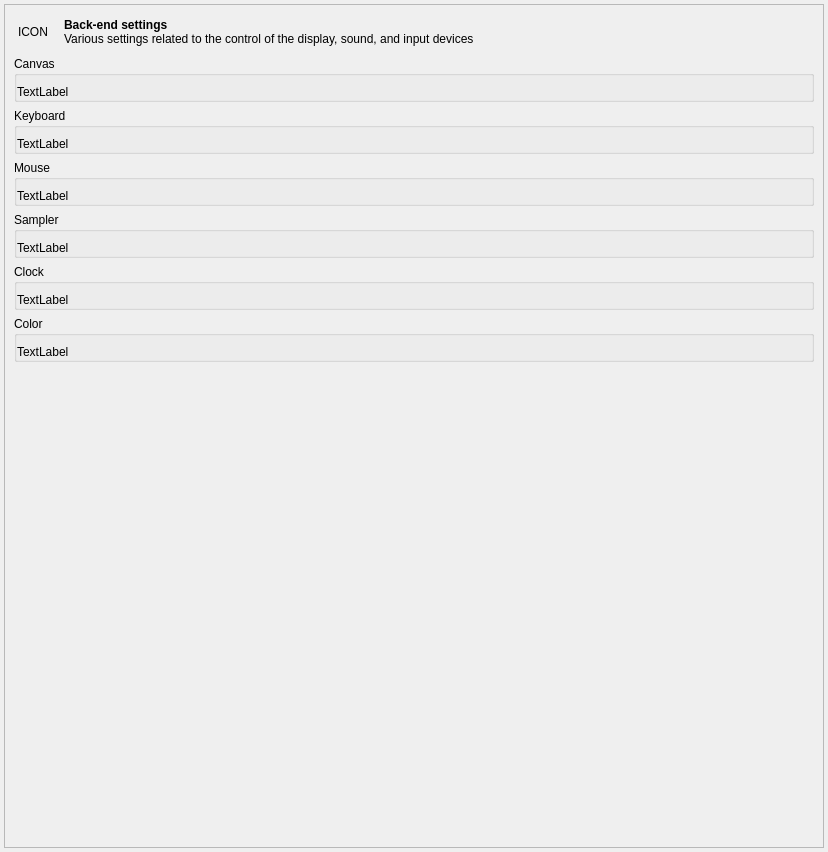
<?xml version="1.0" encoding="UTF-8"?>
<ui version="4.0">
 <class>widget_backend_settings</class>
 <widget class="QWidget" name="widget_backend_settings">
  <property name="geometry">
   <rect>
    <x>0</x>
    <y>0</y>
    <width>828</width>
    <height>852</height>
   </rect>
  </property>
  <property name="windowTitle">
   <string>Form</string>
  </property>
  <layout class="QVBoxLayout" name="verticalLayout">
   <property name="leftMargin">
    <number>4</number>
   </property>
   <property name="topMargin">
    <number>4</number>
   </property>
   <property name="rightMargin">
    <number>4</number>
   </property>
   <property name="bottomMargin">
    <number>4</number>
   </property>
   <item>
    <widget class="QScrollArea" name="scrollarea_backend_settings">
     <property name="widgetResizable">
      <bool>true</bool>
     </property>
     <widget class="QWidget" name="scrollAreaWidgetContents">
      <property name="geometry">
       <rect>
        <x>0</x>
        <y>0</y>
        <width>816</width>
        <height>840</height>
       </rect>
      </property>
      <layout class="QVBoxLayout" name="verticalLayout_7">
       <item>
        <widget class="QWidget" name="widget_2" native="true">
         <layout class="QHBoxLayout" name="horizontalLayout">
          <property name="spacing">
           <number>16</number>
          </property>
          <property name="leftMargin">
           <number>4</number>
          </property>
          <property name="topMargin">
           <number>4</number>
          </property>
          <property name="rightMargin">
           <number>4</number>
          </property>
          <property name="bottomMargin">
           <number>4</number>
          </property>
          <item>
           <widget class="QLabel" name="label_backend_icon">
            <property name="sizePolicy">
             <sizepolicy hsizetype="Fixed" vsizetype="Fixed">
              <horstretch>0</horstretch>
              <verstretch>0</verstretch>
             </sizepolicy>
            </property>
            <property name="text">
             <string>ICON</string>
            </property>
           </widget>
          </item>
          <item>
           <widget class="QLabel" name="label_2">
            <property name="text">
             <string>&lt;b&gt;Back-end settings&lt;/b&gt;&lt;br /&gt;
Various settings related to the control of the display, sound, and input devices</string>
            </property>
           </widget>
          </item>
         </layout>
        </widget>
       </item>
       <item>
        <widget class="QGroupBox" name="group_canvas">
         <property name="title">
          <string>Canvas</string>
         </property>
         <layout class="QVBoxLayout" name="layout_canvas">
          <property name="leftMargin">
           <number>0</number>
          </property>
          <property name="rightMargin">
           <number>0</number>
          </property>
          <property name="bottomMargin">
           <number>0</number>
          </property>
          <item>
           <widget class="QLabel" name="label_canvas">
            <property name="text">
             <string>TextLabel</string>
            </property>
           </widget>
          </item>
         </layout>
        </widget>
       </item>
       <item>
        <widget class="QGroupBox" name="group_keyboard">
         <property name="title">
          <string>Keyboard</string>
         </property>
         <layout class="QVBoxLayout" name="layout_keyboard">
          <property name="leftMargin">
           <number>0</number>
          </property>
          <property name="rightMargin">
           <number>0</number>
          </property>
          <property name="bottomMargin">
           <number>0</number>
          </property>
          <item>
           <widget class="QLabel" name="label_keyboard">
            <property name="text">
             <string>TextLabel</string>
            </property>
           </widget>
          </item>
         </layout>
        </widget>
       </item>
       <item>
        <widget class="QGroupBox" name="group_mouse">
         <property name="title">
          <string>Mouse</string>
         </property>
         <layout class="QVBoxLayout" name="layout_mouse">
          <property name="leftMargin">
           <number>0</number>
          </property>
          <property name="rightMargin">
           <number>0</number>
          </property>
          <property name="bottomMargin">
           <number>0</number>
          </property>
          <item>
           <widget class="QLabel" name="label_mouse">
            <property name="text">
             <string>TextLabel</string>
            </property>
           </widget>
          </item>
         </layout>
        </widget>
       </item>
       <item>
        <widget class="QGroupBox" name="group_sampler">
         <property name="title">
          <string>Sampler</string>
         </property>
         <layout class="QVBoxLayout" name="layout_sampler">
          <property name="leftMargin">
           <number>0</number>
          </property>
          <property name="rightMargin">
           <number>0</number>
          </property>
          <property name="bottomMargin">
           <number>0</number>
          </property>
          <item>
           <widget class="QLabel" name="label_sampler">
            <property name="text">
             <string>TextLabel</string>
            </property>
           </widget>
          </item>
         </layout>
        </widget>
       </item>
       <item>
        <widget class="QGroupBox" name="group_clock">
         <property name="title">
          <string>Clock</string>
         </property>
         <layout class="QVBoxLayout" name="layout_clock">
          <property name="leftMargin">
           <number>0</number>
          </property>
          <property name="rightMargin">
           <number>0</number>
          </property>
          <property name="bottomMargin">
           <number>0</number>
          </property>
          <item>
           <widget class="QLabel" name="label_clock">
            <property name="text">
             <string>TextLabel</string>
            </property>
           </widget>
          </item>
         </layout>
        </widget>
       </item>
       <item>
        <widget class="QGroupBox" name="group_color">
         <property name="title">
          <string>Color</string>
         </property>
         <layout class="QVBoxLayout" name="layout_color">
          <property name="leftMargin">
           <number>0</number>
          </property>
          <property name="rightMargin">
           <number>0</number>
          </property>
          <property name="bottomMargin">
           <number>0</number>
          </property>
          <item>
           <widget class="QLabel" name="label_color">
            <property name="text">
             <string>TextLabel</string>
            </property>
           </widget>
          </item>
         </layout>
        </widget>
       </item>
       <item>
        <widget class="QWidget" name="widget" native="true">
         <property name="sizePolicy">
          <sizepolicy hsizetype="Preferred" vsizetype="Expanding">
           <horstretch>0</horstretch>
           <verstretch>0</verstretch>
          </sizepolicy>
         </property>
        </widget>
       </item>
      </layout>
     </widget>
    </widget>
   </item>
  </layout>
 </widget>
 <resources/>
 <connections/>
</ui>
